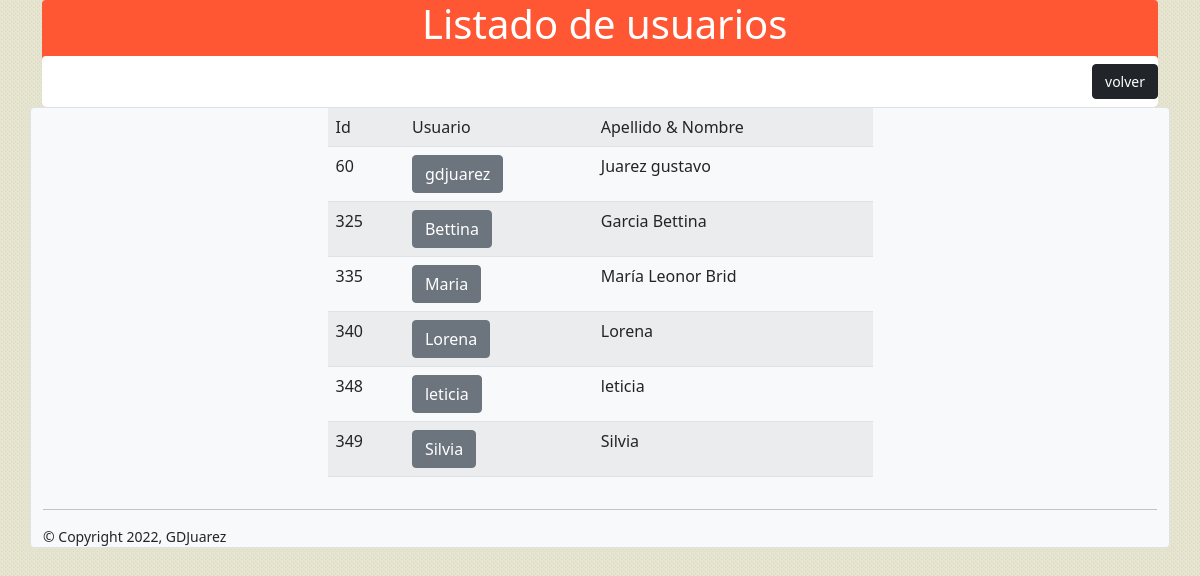
Page /usuarios/gridusuarios.php (signed in) on the committed database.
### tables this page shows
CREATE TABLE `usuarios` (
  `id` int(11) NOT NULL,
  `user` varchar(20) NOT NULL,
  `pass` varchar(50) NOT NULL,
  `apellido_nombre` varchar(30) NOT NULL,
  `roll` int(2) NOT NULL
);

### clases/class_conexion.php (called while the page is built, shortened)
<?php
 class Conexion{
    public function __construct(){
        $this->conexion_db = new mysqli(DB_HOST,DB_USUARIO,DB_PASS,DB_NOMBRE);
    }
  }
?>

### usuarios/gridusuarios.php (the view, shortened to what this page needs)
<?php
require("../clases/class_conexion.php");
require("../clases/class_usuario.php");
?>
<?php
$misUsuarios=new Usuario();
$consulta=$misUsuarios->get_usuarios();
    $dyn_table= "<table id='Tabla' class='table table-striped' >";
	$dyn_table.= "<td>" . "Id" ."</td>";
    $dyn_table.= "<td>" . "Usuario" ."</td>";
	$dyn_table.= "<td>" . "Apellido & Nombre ". "</td>";
foreach ($consulta as $row) {
    $id = $row['id'];
    $member_name = $row['user'];
    $apellido_nombre = $row['apellido_nombre'];
		$dyn_table.= "<tr>";
		$dyn_table.= "<td>" . $id ."</td>";
		$dyn_table.= "<td>" ."<input type='submit' name='caja' class='btn btn-secondary btn-block' value='".$member_name."'/>"."</td>";
		$dyn_table.= "<td>" . $apellido_nombre . "</td>";
		$dyn_table.= "</tr>";
}
$dyn_table.="</tr></table>";
?>
<!DOCTYPE html>
<html lang="en">
<head>
    <link rel="stylesheet" href="https://use.fontawesome.com/releases/v5.6.3/css/all.css"
>
    <link href="https://cdn.jsdelivr.net/npm/bootstrap@5.0.0-beta1/dist/css/bootstrap.min.css" rel="stylesheet"
>
    <link rel="stylesheet" href="../stylefondo.css">
</head>
<body>
    <header>
    <div class="container">
        <div class="banner  rounded" style="background-color:  #FF5733;">
            <div class="row">
                <div class="col-lg-4">
                </div>
                <div class="col-lg-8">
                    <h1 class="text-left text-white">Listado de usuarios</h1>
                </div>
            </div>
            <nav class="navbar navbar-light bg-white rounded">
                <form class="form-inline my-2 my-lg-0" action="registroUsuarios.php" method="post">
                    <button class="btn btn-dark " type="submit"><small>volver</small></button>
                </form>
            </nav>
        </div>
    </header>
    <div class='container bg-light border rounded'>
        <div class='row align-items-center'>
            <div class="col-md-6">
                <div id="chequeo" align="center">
                    <form action="registroUsuarios.php" method="POST">
                        <?php
								echo $dyn_table;
								?>
                    </form>
                </div>
            </div>
        </div>
        <hr>
        <footer>
            <small>&copy; Copyright 2022, GDJuarez</small>
        </footer>
    </div>
</body>
</html>

### stylefondo.css (style rules this page uses)
body { background-color: #e4e5d0; }

### rows in the picture
usuarios: id "60", caja "gdjuarez", apellido_nombre "Juarez gustavo"
usuarios: id "325", caja "Bettina", apellido_nombre "Garcia Bettina"
usuarios: id "335", caja "Maria", apellido_nombre "María Leonor Brid"
usuarios: id "340", caja "Lorena", apellido_nombre "Lorena"
usuarios: id "348", caja "leticia", apellido_nombre "leticia"
usuarios: id "349", caja "Silvia", apellido_nombre "Silvia"
